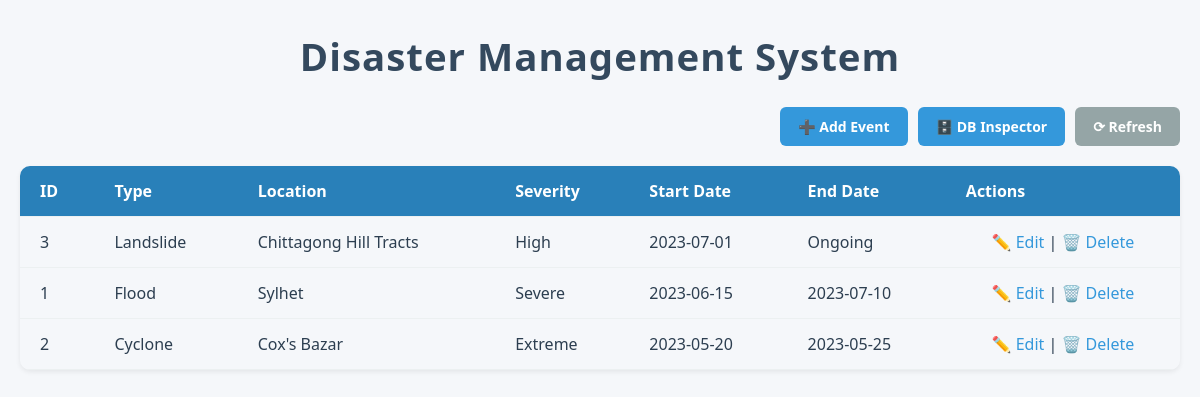
The page / on the database its author committed.
### tables this page shows
CREATE TABLE Disaster_Events (
    event_id INT AUTO_INCREMENT PRIMARY KEY,
    type VARCHAR(50) NOT NULL,
    location VARCHAR(100) NOT NULL,
    severity VARCHAR(20) NOT NULL,
    start_date DATE NOT NULL,
    end_date DATE
);

### index.php (the view, shortened to what this page needs)
<?php include 'db_connect.php'; ?>
<!DOCTYPE html>
<html lang="en">
<head>
    <link rel="stylesheet" href="css/style.css">
</head>
<body>
    <h1>Disaster Management System</h1>
    <div class="actions">
        <a href="add_event.php" class="btn">➕ Add Event</a>
        <a href="db_inspector.php" class="btn">🗄️ DB Inspector</a>
        <a href="index.php" class="btn secondary">⟳ Refresh</a>
    </div>
    <table>
        <thead>
            <tr>
                <th>ID</th>
                <th>Type</th>
                <th>Location</th>
                <th>Severity</th>
                <th>Start Date</th>
                <th>End Date</th>
                <th>Actions</th>
            </tr>
        </thead>
        <tbody>
        <?php
        $result = $conn->query("SELECT * FROM Disaster_Events ORDER BY start_date DESC");
        if ($result->num_rows > 0):
            while ($row = $result->fetch_assoc()): ?>
                <tr>
                    <td><?= $row['event_id'] ?></td>
                    <td><?= $row['type'] ?></td>
                    <td><?= $row['location'] ?></td>
                    <td><?= $row['severity'] ?></td>
                    <td><?= $row['start_date'] ?></td>
                    <td><?= $row['end_date'] ?? 'Ongoing' ?></td>
                    <td class="center">
                        <a href="edit_event.php?id=<?= $row['event_id'] ?>">✏️ Edit</a> |
                        <a href="delete_event.php?id=<?= $row['event_id'] ?>"
                           onclick="return confirm('Delete this disaster event?');">🗑️ Delete</a>
                    </td>
                </tr>
            <?php endwhile; ?>
        <?php else: ?>
            <tr><td colspan="7" class="center">No disaster events found.</td></tr>
        <?php endif; ?>
        </tbody>
    </table>
</body>
</html>

### style.css (style rules this page uses)
* { margin: 0; padding: 0; box-sizing: border-box; font-family: 'Segoe UI', Tahoma, Geneva, Verdana, sans-serif; }
body { background-color: #f5f7fa; color: #2c3e50; padding: 30px 20px; min-height: 100vh; }
h1 { font-size: 2.4rem; margin-bottom: 25px; color: #34495e; text-align: center; letter-spacing: 1px; }
.btn { display: inline-block; background-color: #3498db; color: #fff; padding: 10px 18px; border-radius: 6px; text-decoration: none; font-weight: 600; transition: background-color 0.3s ease; cursor: pointer; border: none; font-size: 14px; user-select: none; }
.btn.secondary { background-color: #95a5a6; }
.actions { text-align: right; margin-bottom: 20px; gap: 10px; display: flex; justify-content: flex-end; flex-wrap: wrap; }
table { width: 100%; border-collapse: collapse; border-radius: 10px; overflow: hidden; box-shadow: 0 2px 5px rgba(0,0,0,0.07); }
thead { background-color: #2980b9; color: #fff; }
th, td { padding: 14px 20px; text-align: left; border-bottom: 1px solid #ecf0f1; }
.center { text-align: center; }
a { color: #3498db; text-decoration: none; transition: color 0.3s ease; }

### rows shown on the page
disaster_events: event_id "3", type "Landslide", location "Chittagong Hill Tracts", severity "High", start_date "2023-07-01", end_date "Ongoing"
disaster_events: event_id "1", type "Flood", location "Sylhet", severity "Severe", start_date "2023-06-15", end_date "2023-07-10"
disaster_events: event_id "2", type "Cyclone", location "Cox's Bazar", severity "Extreme", start_date "2023-05-20", end_date "2023-05-25"
